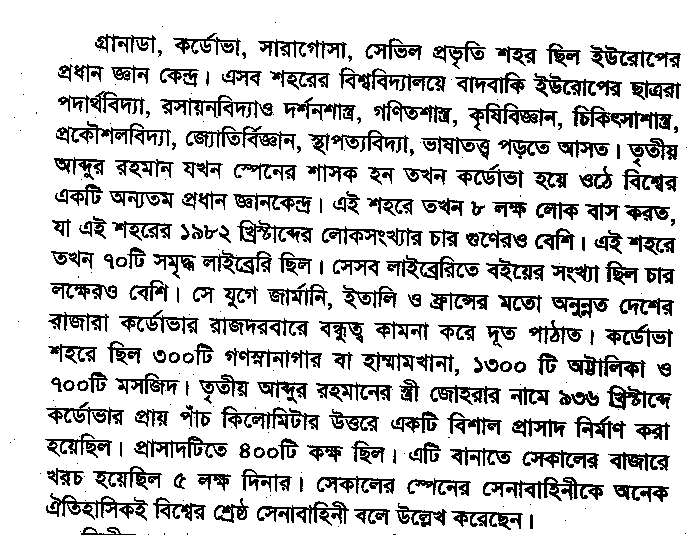
//> input picture Skew Detection & Correction/1.bmp, 687 x 535 px
$ ./skew   (built with g++ and OpenCV 4)
//> lines starting //> are read from the running program, lines starting //| are printed output that depends on the picture; after the words box and inside, x2 and y2 are one past the last pixel; in counts of white or black regions, pixels touching at a corner belong together
#include<stdio.h>
#include<iostream>
#include <opencv2/opencv.hpp>

using namespace std;
using namespace cv;
int c = 1;
const char* files[] = {"1.bmp"};
const char* outputFileName = "1_rotated.bmp";
void deskew(const char* filename, double angle)
{
  cv::Mat img = cv::imread(filename, 0);

  cv::bitwise_not(img, img);

  std::vector<cv::Point> points;
  cv::Mat_<uchar>::iterator it = img.begin<uchar>();
  cv::Mat_<uchar>::iterator end = img.end<uchar>();
  for (; it != end; ++it)
    if (*it)
      points.push_back(it.pos());

  cv::RotatedRect box = cv::minAreaRect(cv::Mat(points));
   cv::Mat rot_mat = cv::getRotationMatrix2D(box.center, angle, 1);
   cv::Mat rotated;
  cv::warpAffine(img, rotated, rot_mat, img.size(), cv::INTER_CUBIC);
  cv::Size box_size = box.size;
  if (box.angle < -45.)
    std::swap(box_size.width, box_size.height);
  cv::Mat cropped;
  cv::getRectSubPix(rotated, box_size, box.center, cropped);
    // [6 lines of commented-out code are left out]
  threshold(rotated, rotated, 160, 255, THRESH_BINARY_INV);
  //cv::bitwise_not(cropped, cropped);
  cv::imwrite(outputFileName,rotated);
  //cv::waitKey(0);
}
void compute_skew(const char* filename)
{
//> called with filename = "1.bmp"
   // Load in grayscale.
   cv::Mat src = cv::imread(filename, 0);
//> src: 535 rows x 687 cols, CV_8UC1; 80.6% white; black in thin lines or dots
   cv::Size size = src.size();
//> size = Size(687, 535)

    cv::bitwise_not(src, src);
//> src: 535 rows x 687 cols, CV_8UC1; 19.4% white in thin lines or dots
    //compute long line of white pixels in the image
     std::vector<cv::Vec4i> lines;

//     find lines in the image . We use a powerful mathematical tool called the Hough transform.
// the main idea of the Hough transform is to use a 2D
//accumulator in order to count how many times a given line has been found in the image,
//the whole image is scanned and by a voting system the "best" lines are identified.
//We used a more efficient variant of the Standard Hough Transform (SHT) called the Probabilistic Hough Transform (PHT).
//In OpenCV the PHT is implemented under the name HoughLinesP.
//
//In addition to the standard parameters of the Hough Transform, we have two additional parameters:
//
//minLineLength = The minimum line length. Line segments shorter than that will be rejected.
//This is a great tool in order to prune out small residual lines.
//maxLineGap – The maximum allowed gap between points on the same line to link them.
//This could be interesting for a multi-columns text,
//for example we could choose to not link lines from different text columns.


    cv::HoughLinesP(src, lines, 1, CV_PI/180, 100, size.width / 2.f, 30);
//> lines = 185 lines (x1, y1, x2, y2), first 8: [54, 158, 675, 179], [127, 254, 672, 273], [59, 128, 676, 149], [48, 476, 662, 486], [191, 411, 667, 427], [63, 96, 670, 118], [62, 190, 666, 211], [60, 70, 678, 92]

//    We use a step size of 1 for ρ and π/180 for θ, the threshold (the minimum number of votes) is 100.
//minLineLength is width/2, this is not an unreasonable assumption if the text is well isolated.
//maxLineGap is 20, it seems a sound value for a gap.


// we simply calculate the angle between each line and the horizontal line using the atan2 math function and we compute the mean angle of all the lines.
//For debugging purposes we also draw all the lines in a new image called disp_lines and we display this image in a new window.

    cv::Mat disp_lines(size, CV_8UC1, cv::Scalar(0, 0, 0));
    double angle = 0.;
    unsigned nb_lines = lines.size();
//> nb_lines = 185
    for (unsigned i = 0; i < nb_lines; ++i)
    {
        cv::line(disp_lines, cv::Point(lines[i][0], lines[i][1]),
                 cv::Point(lines[i][2], lines[i][3]), cv::Scalar(255, 0 ,0));
        angle += atan2((double)lines[i][3] - lines[i][1],
                       (double)lines[i][2] - lines[i][0]);
    }
//> this loop made 185 passes
//> angle on passes 1 to 3: 0.0338, 0.0687, 0.103
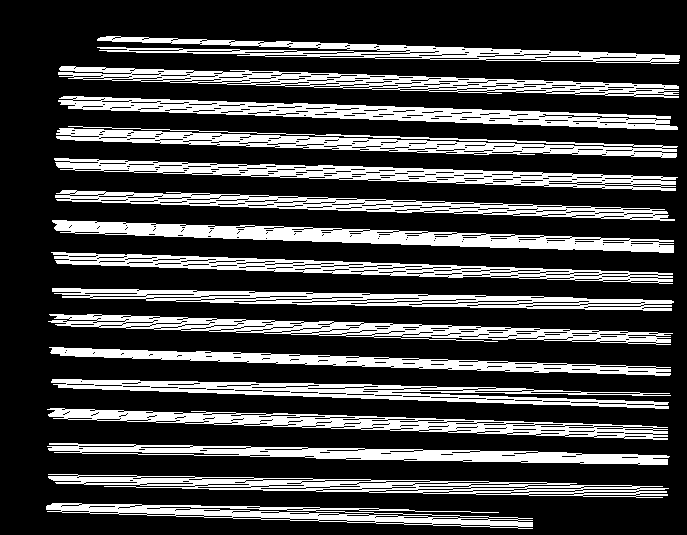
//> disp_lines: 535 rows x 687 cols, CV_8UC1; 26.5% white; 16 white regions, largest, box (x1, y1, x2, y2) and area: (52, 220, 674, 253) 7547, (58, 96, 678, 130) 7164, (56, 126, 678, 158) 7006
//> after the loop, angle = 5.67
    angle /= nb_lines; // mean angle, in radians.
//> angle = 0.0306
    deskew(filename,angle * 180 / CV_PI);
//> after the loop in deskew, `for (; it != end; ++it)`: points = 71469 items
//> in deskew, `cv::RotatedRect box = cv::minAreaRect(cv::Mat(points));`: box = centre (348, 278.4), size (512.5, 675.2), angle -89.9
//> in deskew, `cv::Mat rot_mat = cv::getRotationMatrix2D(box.center, angle, 1);`: rot_mat = [[1, 0.0306, -8.37], [-0.0306, 1, 10.79]]
//> in deskew, `cv::warpAffine(img, rotated, rot_mat, img.size(), cv::INTER_CUBIC);`:
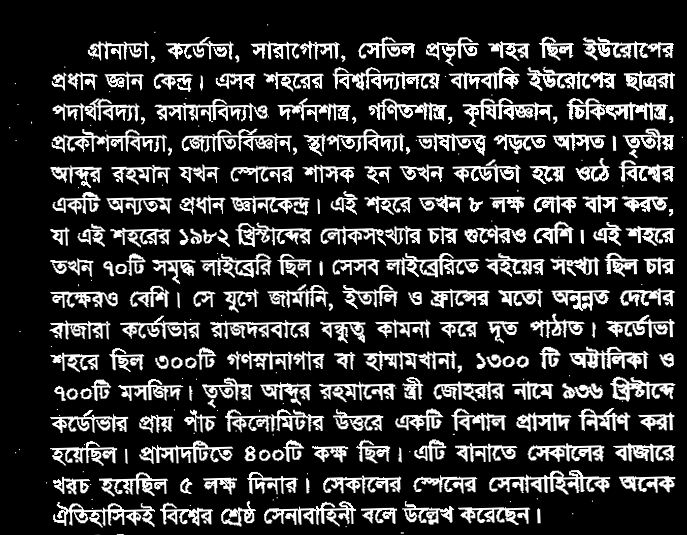
//> rotated: 535 rows x 687 cols, CV_8UC1; min 0, max 255, mean 49.2
//> in deskew, `cv::Size box_size = box.size;`: box_size = Size(513, 675)
//> in deskew, `cv::getRectSubPix(rotated, box_size, box.center, cropped);`:
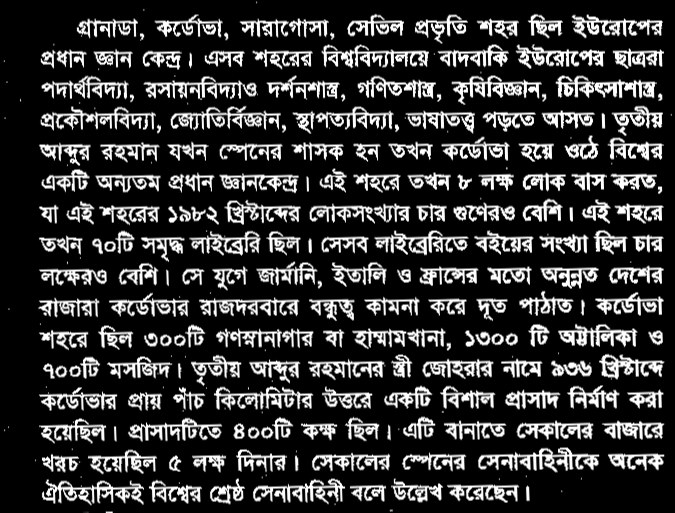
//> cropped: 513 rows x 675 cols, CV_8UC1; min 0, max 255, mean 52.3
//> in deskew, `cv::getRectSubPix(rotated, box_size, box.center, cropped);`: box_size = Size(675, 513)
//> in deskew, `threshold(rotated, rotated, 160, 255, THRESH_BINARY_INV);`:
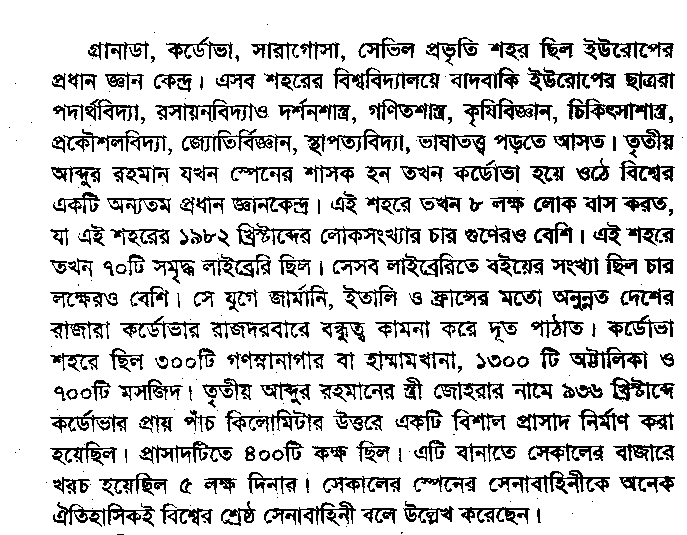
//> rotated: 535 rows x 687 cols, CV_8UC1; 82.4% white; black in thin lines or dots

    std::cout << "Image of 1 page of a story book scanned in 300 dpi  " << "\nthe skew angle : " << angle * 180 / CV_PI << std::endl;
//| Image of 1 page of a story book scanned in 300 dpi
//| the skew angle : 1.75527

    //cv::imshow(filename, disp_lines);
    //cv::imwrite("disp_lines2.bmp",disp_lines);
    //cv::waitKey(0);
    cv::destroyWindow(filename);
}


int main()
{
    double exec_time = (double)getTickCount();
	unsigned nb_files = sizeof(files) / sizeof(const char*);
	for (unsigned i = 0; i < nb_files; ++i)
		compute_skew(files[i]);
    exec_time = ((double)getTickCount() - exec_time) * 1000. / getTickFrequency();
    cout << "execution time: " << exec_time<< " milisec\n\n" ;
}
